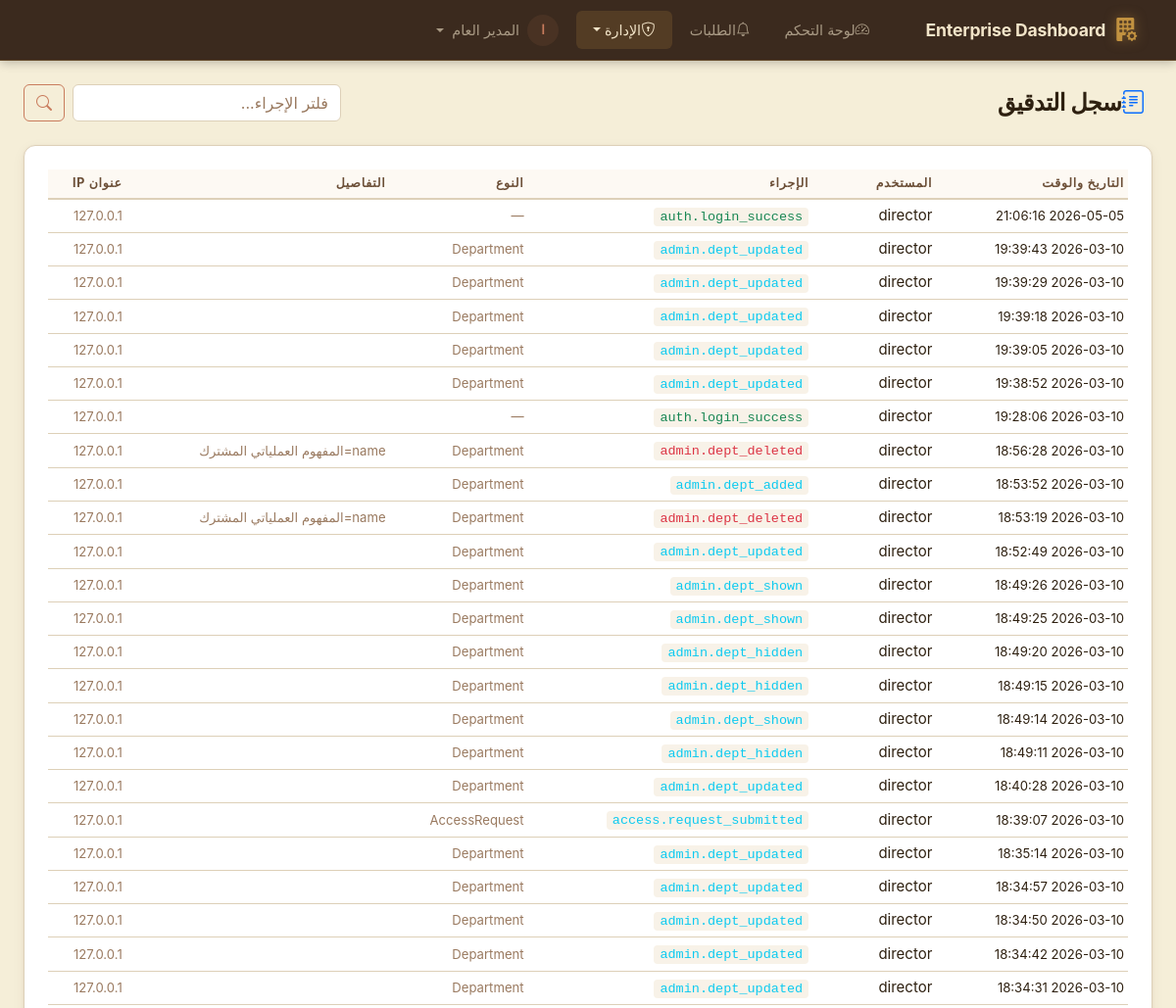
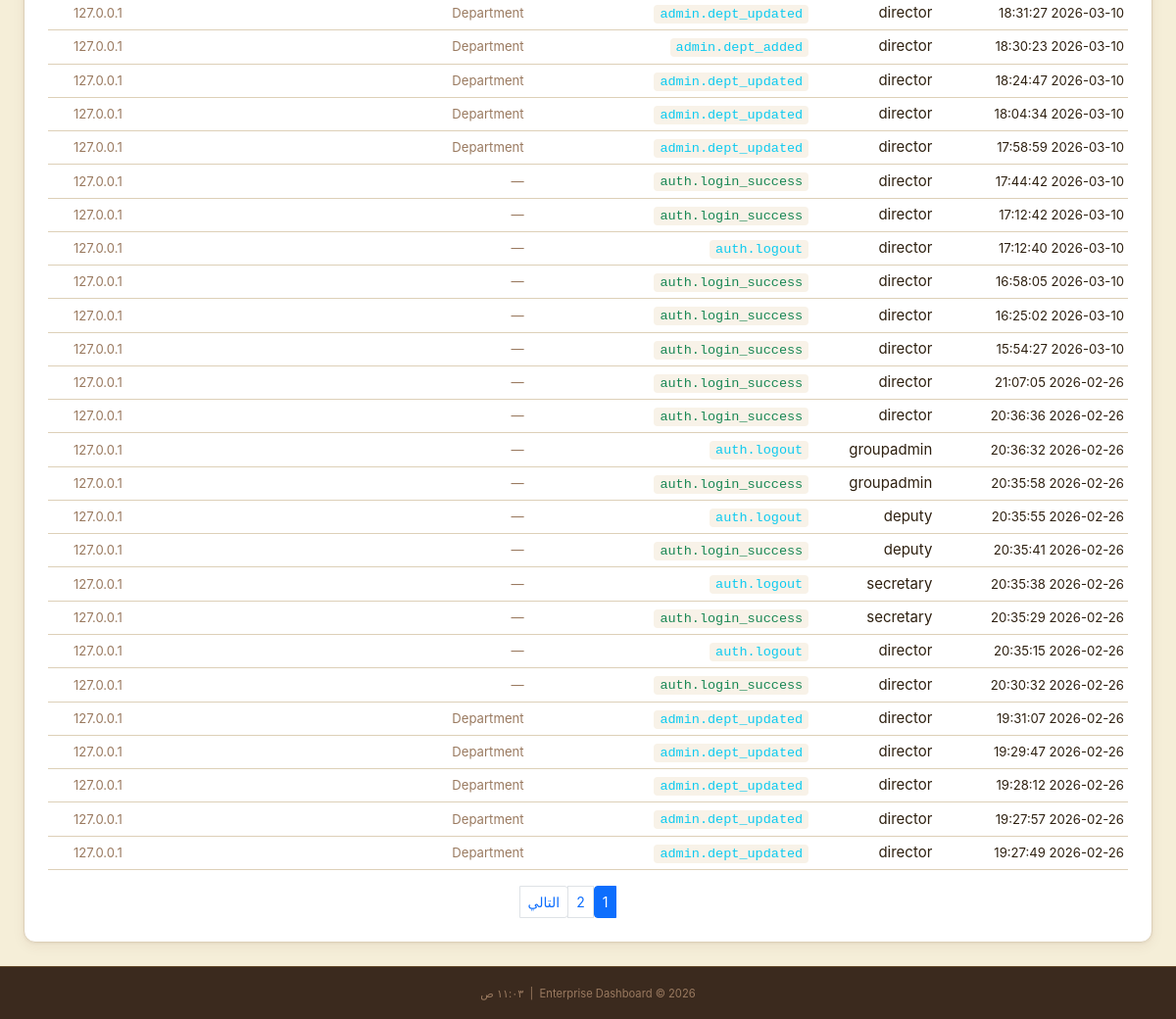
Page /admin/audit-log (signed in) on the earlier database version (2 pictures, top to bottom).
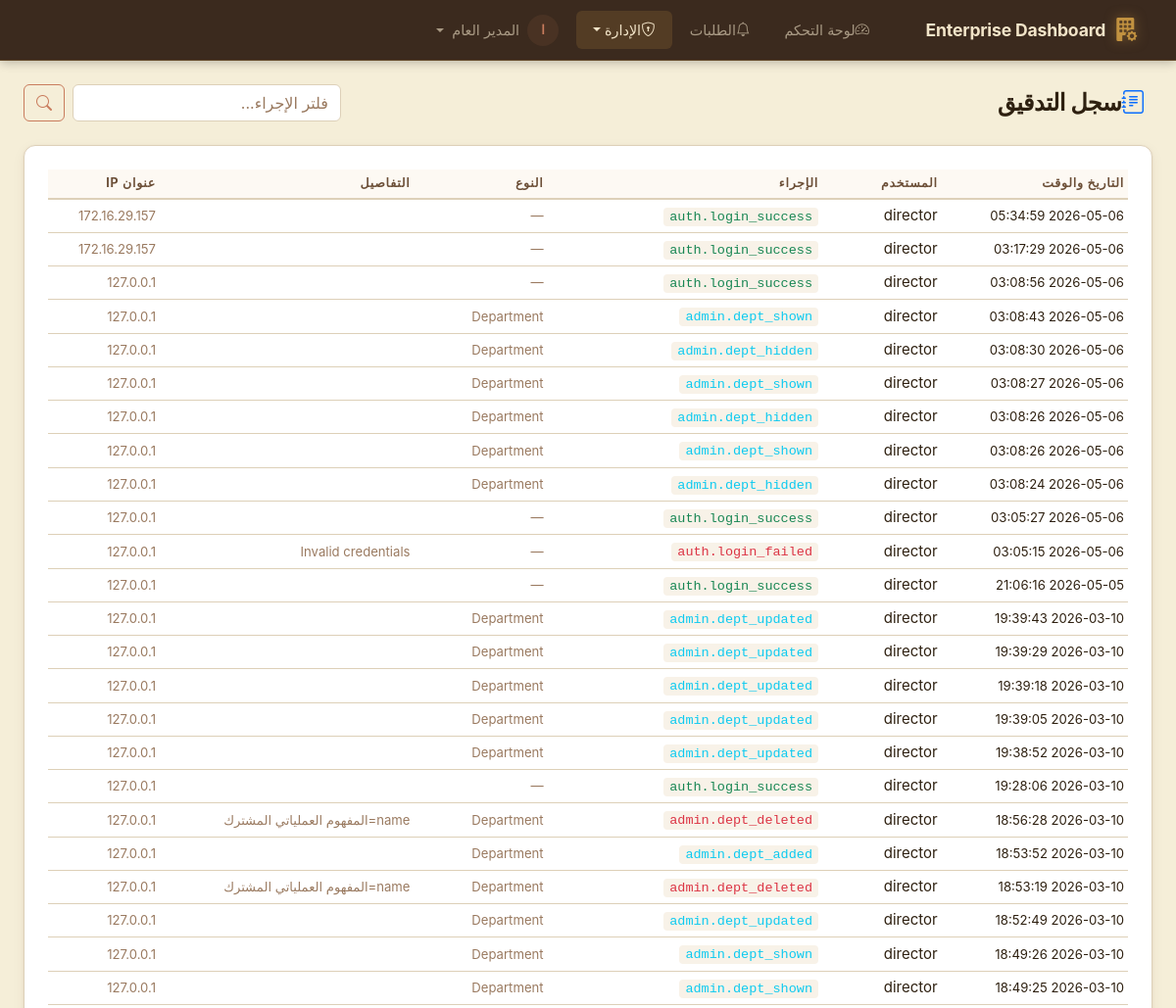
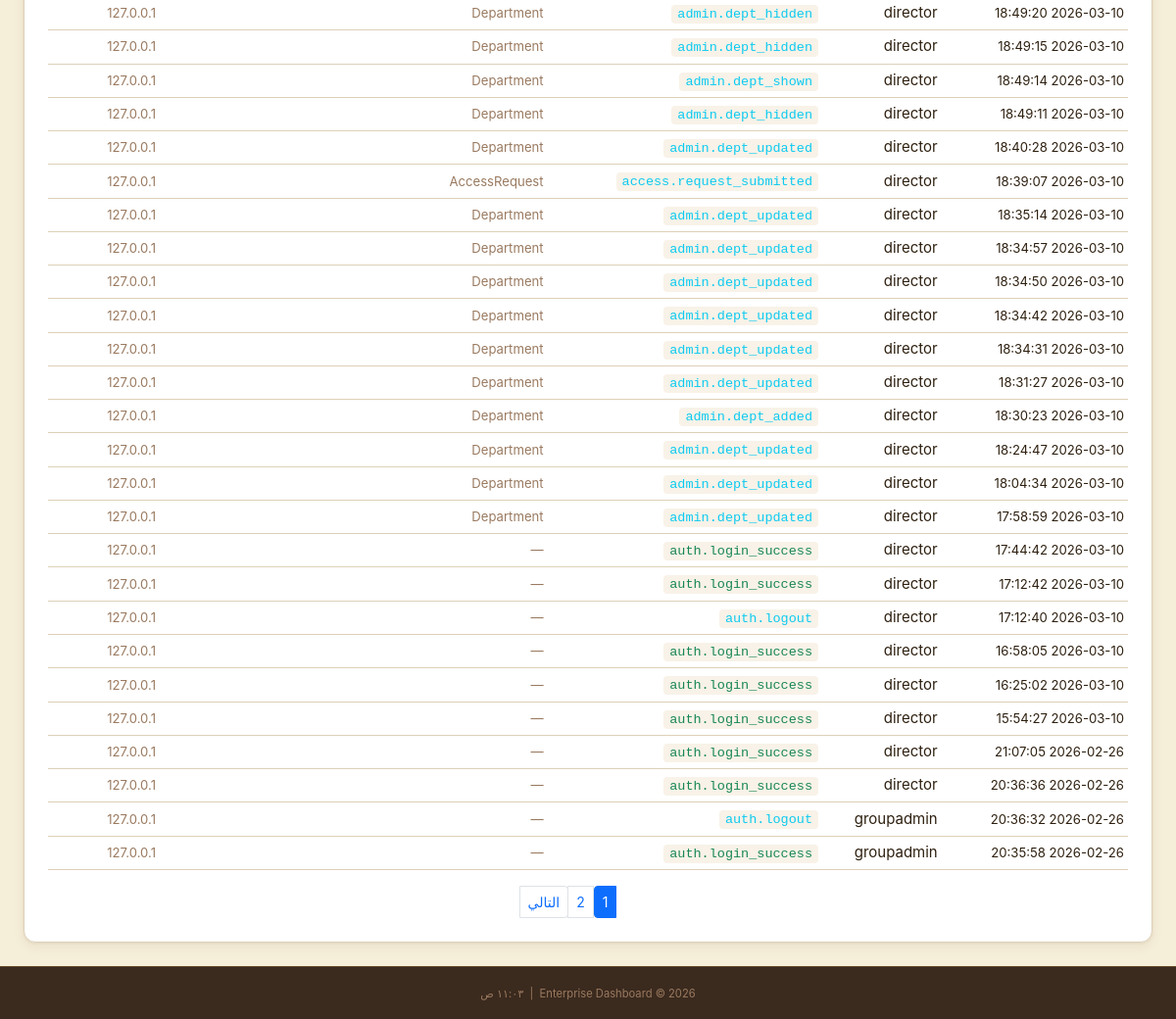
Same page on the later database version (2 pictures, top to bottom).
### app/models/audit.py (models this page shows, shortened)
class AuditLog(db.Model):
    __tablename__ = 'audit_log'
    id            = db.Column(db.String(36), primary_key=True, default=lambda: str(uuid.uuid4()))
    user_id       = db.Column(db.String(36), db.ForeignKey('users.id'), nullable=True)
    username      = db.Column(db.String(80),  nullable=False, default='anonymous')  # Snapshot
    action        = db.Column(db.String(100), nullable=False)
    resource_type = db.Column(db.String(60),  nullable=True)
    resource_id   = db.Column(db.String(36),  nullable=True)
    details       = db.Column(db.Text, nullable=True)   # JSON string for old/new values
    ip_address    = db.Column(db.String(45),  nullable=True)
    user_agent    = db.Column(db.String(255), nullable=True)
    timestamp     = db.Column(db.DateTime, default=datetime.utcnow, index=True)
    user = db.relationship('User', back_populates='audit_logs', foreign_keys=[user_id])

### app/admin/routes.py (the view)
@admin_bp.route('/audit-log')
@login_required
@require_permission(PERMISSIONS['SECRETARY'])
def audit_log():
    page   = request.args.get('page', 1, type=int)
    action = request.args.get('action', '')
    query  = AuditLog.query.order_by(AuditLog.timestamp.desc())
    if action:
        query = query.filter(AuditLog.action.contains(action))
    logs = query.paginate(page=page, per_page=50, error_out=False)
    return render_template('admin/audit_log.html',
                           logs=logs,
                           action_filter=action,
                           page_title='سجل التدقيق')

### app/__init__.py (called while the page is built)
def _register_extensions(app: Flask) -> None:
    db.init_app(app)
    login_manager.init_app(app)
    csrf.init_app(app)
    login_manager.login_view          = 'auth.login'
    login_manager.login_message       = 'Please sign in to access this page.'
    login_manager.login_message_category = 'warning'
    login_manager.session_protection  = 'strong'
    @login_manager.user_loader
    def load_user(user_id: str):
        from app.models.user import User
        return User.get_by_id(user_id)

def _register_context_processors(app: Flask) -> None:
    from datetime import datetime
    from app.models.role import PERMISSIONS
    @app.context_processor
    def inject_globals():
        return {
            'PERMISSIONS': PERMISSIONS,
            'now':         datetime.utcnow,
            'app_name':    app.config.get('APP_NAME', 'Enterprise Dashboard'),
        }

### app/models/user.py (called while the page is built)
    @property
    def is_authenticated(self) -> bool:
        return True

    def has_permission(self, required_level: int) -> bool:
        if not self.role:
            return False
        return self.role.permission_level >= required_level

### app/templates/admin/audit_log.html (shortened to what this page needs)
{% extends "base.html" %}
{% block content %}
<div class="container-fluid px-4 py-4">
    <div class="d-flex align-items-center justify-content-between mb-4">
        <h1 class="page-title mb-0"><i class="bi bi-journal-text text-primary me-2"></i>سجل التدقيق</h1>
        <form method="GET" class="d-flex gap-2">
            <input type="text" name="action" class="form-control glass-input" placeholder="فلتر الإجراء..."
                value="{{ action_filter }}">
            <button type="submit" class="btn btn-outline-primary"><i class="bi bi-search"></i></button>
        </form>
    </div>
    <div class="section-card glass-card">
        <div class="table-responsive">
            <table class="table table-dark table-hover table-sm align-middle mb-0">
                <thead>
                    <tr>
                        <th>التاريخ والوقت</th>
                        <th>المستخدم</th>
                        <th>الإجراء</th>
                        <th>النوع</th>
                        <th>التفاصيل</th>
                        <th>عنوان IP</th>
                    </tr>
                </thead>
                <tbody>
                    {% for log in logs.items %}
                    <tr>
                        <td><small>{{ log.timestamp.strftime('%Y-%m-%d %H:%M:%S') }}</small></td>
                        <td>{{ log.username }}</td>
                        <td>
                            <code
                                class="{% if 'login_failed' in log.action or 'rejected' in log.action or 'deleted' in log.action %}text-danger{% elif 'login_success' in log.action or 'approved' in log.action %}text-success{% else %}text-info{% endif %}">
                {{ log.action }}
              </code>
                        </td>
                        <td><small class="text-muted">{{ log.resource_type or '—' }}</small></td>
                        <td><small class="text-muted">{{ (log.details or '')[:50] }}</small></td>
                        <td><small class="text-muted">{{ log.ip_address or '—' }}</small></td>
                    </tr>
                    {% else %}
                    <tr>
                        <td colspan="6" class="text-center text-muted py-4">لا توجد سجلات</td>
                    </tr>
                    {% endfor %}
                </tbody>
            </table>
        </div>
        {% if logs.pages > 1 %}
        <nav class="d-flex justify-content-center mt-3">
            <ul class="pagination pagination-sm mb-0">
                {% for p in logs.iter_pages() %}
                {% if p %}
                <li class="page-item {{ 'active' if p == logs.page }}">
                    <a class="page-link" href="?page={{ p }}&action={{ action_filter }}">{{ p }}</a>
                </li>
                {% else %}
                <li class="page-item disabled"><span class="page-link">…</span></li>
                {% endif %}
                {% endfor %}
                {% if logs.has_next %}
                <li class="page-item">
                    <a class="page-link" href="?page={{ logs.next_num }}&action={{ action_filter }}">التالي</a>
                </li>
                {% endif %}
            </ul>
        </nav>
        {% endif %}
    </div>
</div>
{% endblock %}

Differences in the rows shown:
no longer on this page (row unchanged): AuditLog: timestamp "2026-02-26 20:35:55", username "deputy", action "auth.logout", resource_type "—", ip_address "127.0.0.1"
no longer on this page (row unchanged): AuditLog: timestamp "2026-02-26 20:35:41", username "deputy", action "auth.login_success", resource_type "—", ip_address "127.0.0.1"
no longer on this page (row unchanged): AuditLog: timestamp "2026-02-26 20:35:38", username "secretary", action "auth.logout", resource_type "—", ip_address "127.0.0.1"
no longer on this page (row unchanged): AuditLog: timestamp "2026-02-26 20:35:29", username "secretary", action "auth.login_success", resource_type "—", ip_address "127.0.0.1"
no longer on this page (row unchanged): AuditLog: timestamp "2026-02-26 20:35:15", username "director", action "auth.logout", resource_type "—", ip_address "127.0.0.1"
no longer on this page (row unchanged): AuditLog: timestamp "2026-02-26 20:30:32", username "director", action "auth.login_success", resource_type "—", ip_address "127.0.0.1"
no longer on this page (row unchanged): AuditLog: timestamp "2026-02-26 19:31:07", username "director", action "admin.dept_updated", resource_type "Department", ip_address "127.0.0.1"
no longer on this page (row unchanged): AuditLog: timestamp "2026-02-26 19:29:47", username "director", action "admin.dept_updated", resource_type "Department", ip_address "127.0.0.1"
no longer on this page (row unchanged): AuditLog: timestamp "2026-02-26 19:28:12", username "director", action "admin.dept_updated", resource_type "Department", ip_address "127.0.0.1"
no longer on this page (row unchanged): AuditLog: timestamp "2026-02-26 19:27:57", username "director", action "admin.dept_updated", resource_type "Department", ip_address "127.0.0.1"
no longer on this page (row unchanged): AuditLog: timestamp "2026-02-26 19:27:49", username "director", action "admin.dept_updated", resource_type "Department", ip_address "127.0.0.1"
added AuditLog: timestamp "2026-05-06 05:34:59", username "director", action "auth.login_success", resource_type "—", ip_address "172.16.29.157"
added AuditLog: timestamp "2026-05-06 03:17:29", username "director", action "auth.login_success", resource_type "—", ip_address "172.16.29.157"
added AuditLog: timestamp "2026-05-06 03:08:56", username "director", action "auth.login_success", resource_type "—", ip_address "127.0.0.1"
added AuditLog: timestamp "2026-05-06 03:08:43", username "director", action "admin.dept_shown", resource_type "Department", ip_address "127.0.0.1"
added AuditLog: timestamp "2026-05-06 03:08:30", username "director", action "admin.dept_hidden", resource_type "Department", ip_address "127.0.0.1"
added AuditLog: timestamp "2026-05-06 03:08:27", username "director", action "admin.dept_shown", resource_type "Department", ip_address "127.0.0.1"
added AuditLog: timestamp "2026-05-06 03:08:26", username "director", action "admin.dept_hidden", resource_type "Department", ip_address "127.0.0.1"
added AuditLog: timestamp "2026-05-06 03:08:26", username "director", action "admin.dept_shown", resource_type "Department", ip_address "127.0.0.1"
added AuditLog: timestamp "2026-05-06 03:08:24", username "director", action "admin.dept_hidden", resource_type "Department", ip_address "127.0.0.1"
added AuditLog: timestamp "2026-05-06 03:05:27", username "director", action "auth.login_success", resource_type "—", ip_address "127.0.0.1"
added AuditLog: timestamp "2026-05-06 03:05:15", username "director", action "auth.login_failed", resource_type "—", details "Invalid credentials", ip_address "127.0.0.1"
